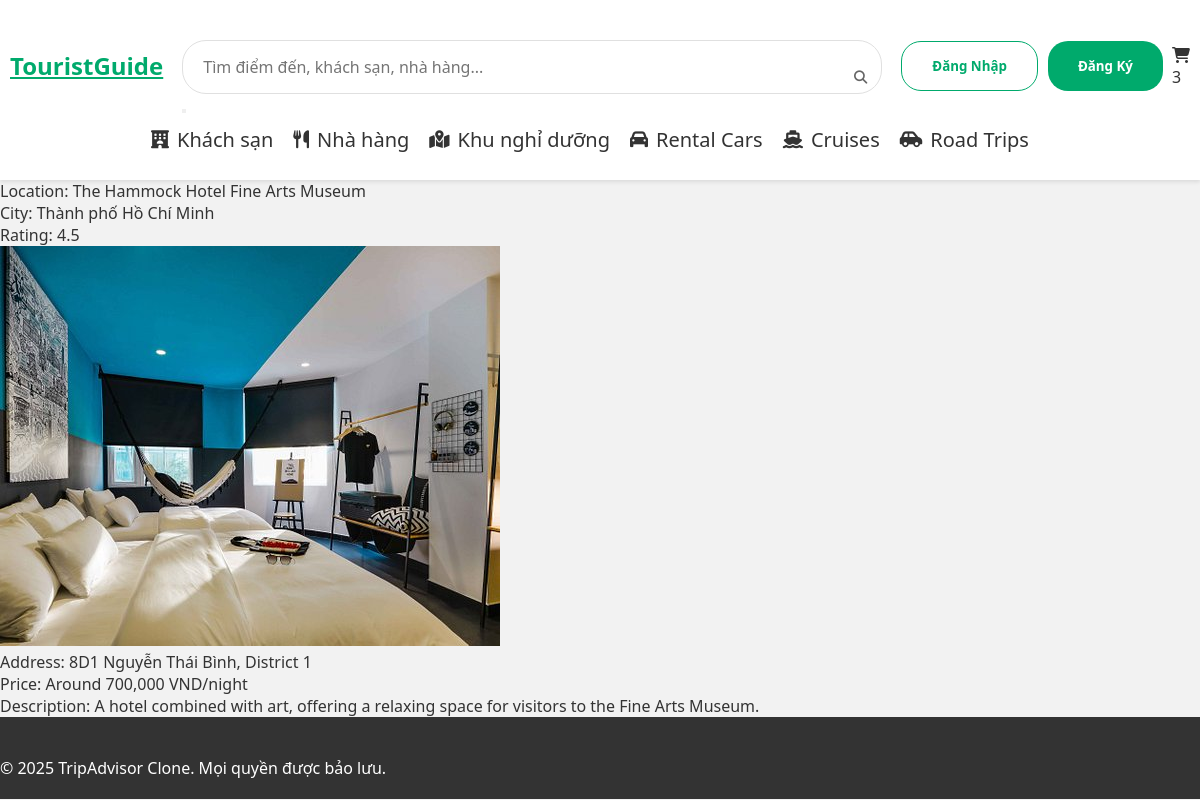
Page /AC001 on the committed database.
### location/models.py (models this page shows, shortened)
class Location(models.Model):
    loc = models.ForeignKey(Location_List, on_delete = models.CASCADE, null = True, blank = True)
    code = models.CharField(max_length=10, unique=False)
    location = models.CharField(max_length = 64)
    city = models.CharField(max_length = 30)
    type = models.CharField(max_length = 10)
    rating = models.FloatField(default = 5)
    open_hours = models.CharField(max_length=128, blank=True)
    ticket_info = models.CharField(max_length = 30, default = "")
    address = models.CharField(max_length = 32, default = "")
    image_path = models.CharField(max_length=255, default='static/img/dinh-doc-lap.jpg')
    description = models.TextField(default="")
    coordinate = models.CharField(max_length = 40, default = "")

### location/views.py (the view)
# urls.py: path('<str:location_code>',views.location_display, name='display_location'),
def location_display(request, location_code):
    look_up = Location.objects.get(code=location_code)
    return render(request, "display_location/display.html", {
        "code": look_up.code,
        "location_name": look_up.location,
        "city": look_up.city,
        "type": look_up.type,
        "open_hours": look_up.open_hours,
        "rating": look_up.rating,
        "ticket_info": look_up.ticket_info,
        "address": look_up.address,
        "image_path": look_up.image_path,
        "description": look_up.description,
        "coordinate": look_up.coordinate
    })

### location/templates/display_location/display.html (shortened to what this page needs)
{% extends "layout/layout.html" %}
{% load static %}
{% block body %}
    <ul>
        <li>Location: {{ location_name }}</li>
        <li>City: {{ city }}</li>
        <li>Rating: {{ rating }}</li>
        <img src="/{{ image_path }}" alt="{{ location.name }}">
        <li>Address: {{ address }}</li>
        <li>Price: {{ ticket_info }}</li>
        <li>Description: {{ description }}</li>
    </ul>
{% endblock %}

### location/static/css/layout.css (style rules this page uses)
* { margin: 0; padding: 0; box-sizing: border-box; font-family: 'Segoe UI', Tahoma, Geneva, Verdana, sans-serif; }
html, body { width: 100%; height: 100%; overflow-x: hidden; }
body { background-color: #f2f2f2; color: #333; min-height: 100vh; }

### rows in the picture
Location: location "The Hammock Hotel Fine Arts Museum", city "Thành phố Hồ Chí Minh", rating "4.5", image_path (picture), address "8D1 Nguyễn Thái Bình, District 1", ticket_info "Around 700,000 VND/night", description "A hotel combined with art, offering a relaxing space for visitors to the Fine Arts Museum."
